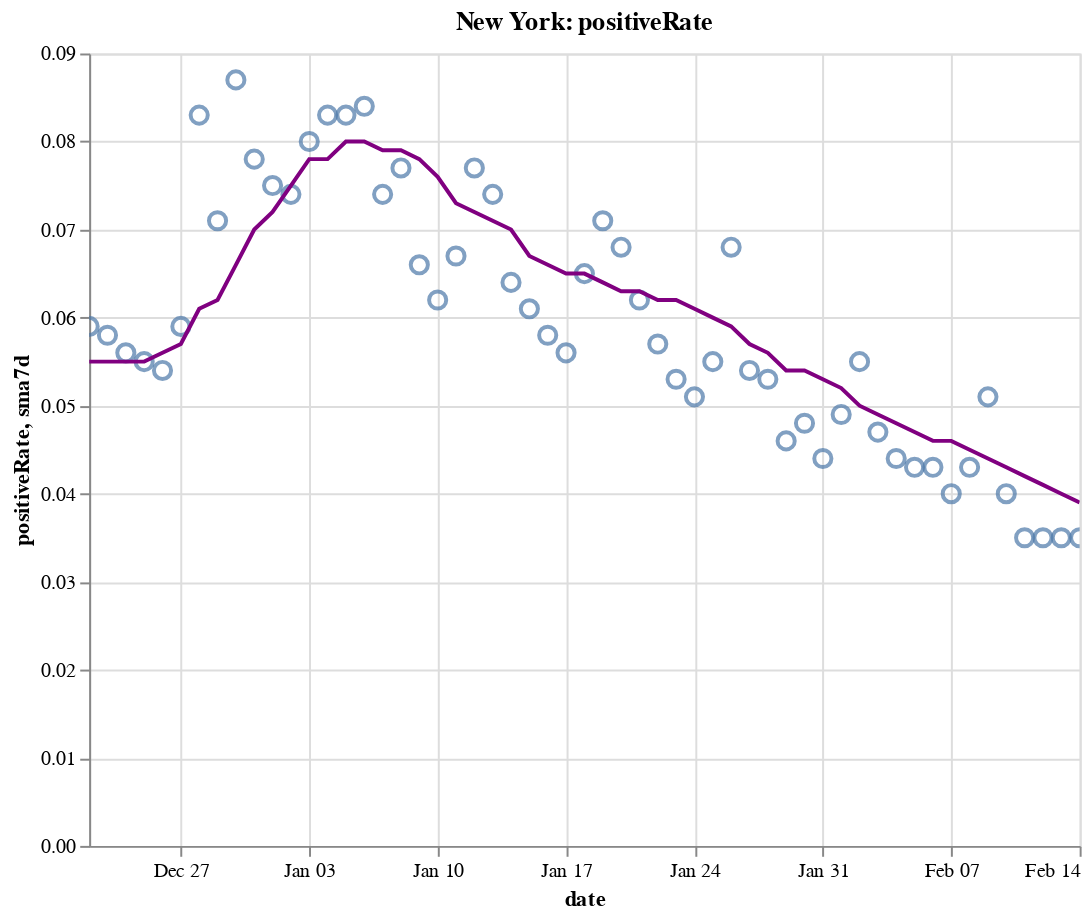

Write notebook code for a chart like this one.
### Code cell
create_plot(ny, 'positiveRate')

### Figure 1 — Vega-Lite specification as saved in the notebook (floating-point values rounded to 4 significant figures)
{"config": {"view": {"continuousWidth": 400, "continuousHeight": 300}}, "layer": [{"layer": [{"mark": {"type": "point", "size": 75}, "encoding": {"tooltip": [{"type": "temporal", "field": "date"}, {"type": "quantitative", "field": "positiveRate"}, {"type": "quantitative", "field": "sma7d"}], "x": {"type": "temporal", "field": "date"}, "y": {"type": "quantitative", "field": "positiveRate"}}, "selection": {"selector010": {"type": "interval", "bind": "scales", "encodings": ["x", "y"]}}}, {"mark": {"type": "line", "color": "purple"}, "encoding": {"x": {"type": "temporal", "field": "date"}, "y": {"type": "quantitative", "field": "sma7d"}}}]}, {"mark": {"type": "rule", "color": "#aaa"}, "encoding": {"x": {"type": "temporal", "field": "date"}}, "transform": [{"filter": {"selection": "selector009"}}]}, {"mark": "circle", "encoding": {"opacity": {"condition": {"value": 1, "selection": "selector009"}, "value": 0}, "tooltip": [{"type": "temporal", "field": "date"}, {"type": "quantitative", "field": "positiveRate"}, {"type": "quantitative", "field": "sma7d"}], "x": {"type": "temporal", "field": "date"}, "y": {"type": "quantitative", "field": "positiveRate"}}, "selection": {"selector009": {"type": "single", "encodings": ["x"], "on": "mouseover", "nearest": true, "empty": "none"}}}, {"mark": {"type": "text", "align": "left", "dx": 5, "dy": -5, "stroke": "white", "strokeWidth": 2}, "encoding": {"text": {"type": "quantitative", "field": "positiveRate"}, "tooltip": [{"type": "temporal", "field": "date"}, {"type": "quantitative", "field": "positiveRate"}, {"type": "quantitative", "field": "sma7d"}], "x": {"type": "temporal", "field": "date"}, "y": {"type": "quantitative", "field": "positiveRate"}}, "transform": [{"filter": {"selection": "selector009"}}]}, {"mark": {"type": "text", "align": "left", "dx": 5, "dy": -5}, "encoding": {"text": {"type": "quantitative", "field": "positiveRate"}, "tooltip": [{"type": "temporal", "field": "date"}, {"type": "quantitative", "field": "positiveRate"}, {"type": "quantitative", "field": "sma7d"}], "x": {"type": "temporal", "field": "date"}, "y": {"type": "quantitative", "field": "positiveRate"}}, "transform": [{"filter": {"selection": "selector009"}}]}], "data": {"name": "data-c867c57b43f49382e27d5a5094c2a815"}, "height": 400, "title": "New York: positiveRate", "width": 500, "$schema": "https://vega.github.io/schema/vega-lite/v4.8.1.json", "datasets": {"data-c867c57b43f49382e27d5a5094c2a815": [{"date": "2020-12-22T00:00:00", "totalTestResultsIncrease": 164900.0, "positiveIncrease": 9716.0, "death": 28850.0, "deathIncrease": 141.0, "positiveRate": 0.059, "state": "New York", "sma7d": 0.055}, {"date": "2020-12-23T00:00:00", "totalTestResultsIncrease": 204400.0, "positiveIncrease": 11940.0, "death": 29020.0, "deathIncrease": 166.0, "positiveRate": 0.058, "state": "New York", "sma7d": 0.055}, {"date": "2020-12-24T00:00:00", "totalTestResultsIncrease": 226300.0, "positiveIncrease": 12570.0, "death": 29150.0, "deathIncrease": 133.0, "positiveRate": 0.056, "state": "New York", "sma7d": 0.055}, {"date": "2020-12-25T00:00:00", "totalTestResultsIncrease": 226600.0, "positiveIncrease": 12450.0, "death": 29270.0, "deathIncrease": 121.0, "positiveRate": 0.055, "state": "New York", "sma7d": 0.055}, {"date": "2020-12-26T00:00:00", "totalTestResultsIncrease": 201400.0, "positiveIncrease": 10810.0, "death": 29400.0, "deathIncrease": 126.0, "positiveRate": 0.054, "state": "New York", "sma7d": 0.056}, {"date": "2020-12-27T00:00:00", "totalTestResultsIncrease": 130300.0, "positiveIncrease": 7623.0, "death": 29510.0, "deathIncrease": 115.0, "positiveRate": 0.059, "state": "New York", "sma7d": 0.057}, {"date": "2020-12-28T00:00:00", "totalTestResultsIncrease": 124900.0, "positiveIncrease": 10410.0, "death": 29630.0, "deathIncrease": 118.0, "positiveRate": 0.083, "state": "New York", "sma7d": 0.061}, {"date": "2020-12-29T00:00:00", "totalTestResultsIncrease": 160200.0, "positiveIncrease": 11440.0, "death": 29760.0, "deathIncrease": 127.0, "positiveRate": 0.071, "state": "New York", "sma7d": 0.062}, {"date": "2020-12-30T00:00:00", "totalTestResultsIncrease": 154900.0, "positiveIncrease": 13420.0, "death": 29900.0, "deathIncrease": 149.0, "positiveRate": 0.087, "state": "New York", "sma7d": 0.066}, {"date": "2020-12-31T00:00:00", "totalTestResultsIncrease": 216600.0, "positiveIncrease": 16800.0, "death": 30040.0, "deathIncrease": 135.0, "positiveRate": 0.078, "state": "New York", "sma7d": 0.07}, {"date": "2021-01-01T00:00:00", "totalTestResultsIncrease": 219300.0, "positiveIncrease": 16500.0, "death": 30210.0, "deathIncrease": 168.0, "positiveRate": 0.075, "state": "New York", "sma7d": 0.072}, {"date": "2021-01-02T00:00:00", "totalTestResultsIncrease": 202400.0, "positiveIncrease": 15070.0, "death": 30340.0, "deathIncrease": 129.0, "positiveRate": 0.074, "state": "New York", "sma7d": 0.075}, {"date": "2021-01-03T00:00:00", "totalTestResultsIncrease": 142300.0, "positiveIncrease": 11370.0, "death": 30480.0, "deathIncrease": 139.0, "positiveRate": 0.08, "state": "New York", "sma7d": 0.078}, {"date": "2021-01-04T00:00:00", "totalTestResultsIncrease": 134400.0, "positiveIncrease": 11210.0, "death": 30650.0, "deathIncrease": 172.0, "positiveRate": 0.083, "state": "New York", "sma7d": 0.078}, {"date": "2021-01-05T00:00:00", "totalTestResultsIncrease": 152400.0, "positiveIncrease": 12670.0, "death": 30800.0, "deathIncrease": 154.0, "positiveRate": 0.083, "state": "New York", "sma7d": 0.08}, {"date": "2021-01-06T00:00:00", "totalTestResultsIncrease": 197800.0, "positiveIncrease": 16650.0, "death": 30960.0, "deathIncrease": 163.0, "positiveRate": 0.084, "state": "New York", "sma7d": 0.08}, {"date": "2021-01-07T00:00:00", "totalTestResultsIncrease": 238600.0, "positiveIncrease": 17640.0, "death": 31160.0, "deathIncrease": 199.0, "positiveRate": 0.074, "state": "New York", "sma7d": 0.079}, {"date": "2021-01-08T00:00:00", "totalTestResultsIncrease": 243900.0, "positiveIncrease": 18830.0, "death": 31330.0, "deathIncrease": 165.0, "positiveRate": 0.077, "state": "New York", "sma7d": 0.079}, {"date": "2021-01-09T00:00:00", "totalTestResultsIncrease": 258000.0, "positiveIncrease": 16940.0, "death": 31520.0, "deathIncrease": 190.0, "positiveRate": 0.066, "state": "New York", "sma7d": 0.078}, {"date": "2021-01-10T00:00:00", "totalTestResultsIncrease": 246800.0, "positiveIncrease": 15360.0, "death": 31670.0, "deathIncrease": 153.0, "positiveRate": 0.062, "state": "New York", "sma7d": 0.076}, {"date": "2021-01-11T00:00:00", "totalTestResultsIncrease": 203900.0, "positiveIncrease": 13710.0, "death": 31840.0, "deathIncrease": 169.0, "positiveRate": 0.067, "state": "New York", "sma7d": 0.073}, {"date": "2021-01-12T00:00:00", "totalTestResultsIncrease": 196700.0, "positiveIncrease": 15210.0, "death": 32010.0, "deathIncrease": 166.0, "positiveRate": 0.077, "state": "New York", "sma7d": 0.072}, {"date": "2021-01-13T00:00:00", "totalTestResultsIncrease": 196900.0, "positiveIncrease": 14580.0, "death": 32180.0, "deathIncrease": 168.0, "positiveRate": 0.074, "state": "New York", "sma7d": 0.071}, {"date": "2021-01-14T00:00:00", "totalTestResultsIncrease": 212600.0, "positiveIncrease": 13660.0, "death": 32380.0, "deathIncrease": 204.0, "positiveRate": 0.064, "state": "New York", "sma7d": 0.07}, {"date": "2021-01-15T00:00:00", "totalTestResultsIncrease": 324700.0, "positiveIncrease": 19940.0, "death": 32570.0, "deathIncrease": 187.0, "positiveRate": 0.061, "state": "New York", "sma7d": 0.067}, {"date": "2021-01-16T00:00:00", "totalTestResultsIncrease": 277300.0, "positiveIncrease": 16000.0, "death": 32720.0, "deathIncrease": 159.0, "positiveRate": 0.058, "state": "New York", "sma7d": 0.066}, {"date": "2021-01-17T00:00:00", "totalTestResultsIncrease": 246500.0, "positiveIncrease": 13840.0, "death": 32900.0, "deathIncrease": 172.0, "positiveRate": 0.056, "state": "New York", "sma7d": 0.065}, {"date": "2021-01-18T00:00:00", "totalTestResultsIncrease": 186200.0, "positiveIncrease": 12180.0, "death": 33050.0, "deathIncrease": 155.0, "positiveRate": 0.065, "state": "New York", "sma7d": 0.065}, {"date": "2021-01-19T00:00:00", "totalTestResultsIncrease": 177300.0, "positiveIncrease": 12510.0, "death": 33220.0, "deathIncrease": 172.0, "positiveRate": 0.071, "state": "New York", "sma7d": 0.064}, {"date": "2021-01-20T00:00:00", "totalTestResultsIncrease": 195400.0, "positiveIncrease": 13360.0, "death": 33420.0, "deathIncrease": 191.0, "positiveRate": 0.068, "state": "New York", "sma7d": 0.063}, {"date": "2021-01-21T00:00:00", "totalTestResultsIncrease": 224600.0, "positiveIncrease": 13890.0, "death": 33590.0, "deathIncrease": 179.0, "positiveRate": 0.062, "state": "New York", "sma7d": 0.063}, {"date": "2021-01-22T00:00:00", "totalTestResultsIncrease": 268000.0, "positiveIncrease": 15140.0, "death": 33760.0, "deathIncrease": 169.0, "positiveRate": 0.057, "state": "New York", "sma7d": 0.062}, {"date": "2021-01-23T00:00:00", "totalTestResultsIncrease": 262100.0, "positiveIncrease": 13790.0, "death": 33910.0, "deathIncrease": 144.0, "positiveRate": 0.053, "state": "New York", "sma7d": 0.062}, {"date": "2021-01-24T00:00:00", "totalTestResultsIncrease": 250000.0, "positiveIncrease": 12720.0, "death": 34070.0, "deathIncrease": 162.0, "positiveRate": 0.051, "state": "New York", "sma7d": 0.061}, {"date": "2021-01-25T00:00:00", "totalTestResultsIncrease": 219500.0, "positiveIncrease": 12000.0, "death": 34240.0, "deathIncrease": 173.0, "positiveRate": 0.055, "state": "New York", "sma7d": 0.06}, {"date": "2021-01-26T00:00:00", "totalTestResultsIncrease": 162900.0, "positiveIncrease": 11060.0, "death": 34410.0, "deathIncrease": 165.0, "positiveRate": 0.068, "state": "New York", "sma7d": 0.059}, {"date": "2021-01-27T00:00:00", "totalTestResultsIncrease": 202700.0, "positiveIncrease": 11030.0, "death": 34580.0, "deathIncrease": 172.0, "positiveRate": 0.054, "state": "New York", "sma7d": 0.057}, {"date": "2021-01-28T00:00:00", "totalTestResultsIncrease": 250700.0, "positiveIncrease": 13400.0, "death": 34740.0, "deathIncrease": 163.0, "positiveRate": 0.053, "state": "New York", "sma7d": 0.056}, {"date": "2021-01-29T00:00:00", "totalTestResultsIncrease": 270500.0, "positiveIncrease": 12580.0, "death": 34890.0, "deathIncrease": 151.0, "positiveRate": 0.046, "state": "New York", "sma7d": 0.054}, {"date": "2021-01-30T00:00:00", "totalTestResultsIncrease": 269400.0, "positiveIncrease": 12800.0, "death": 35040.0, "deathIncrease": 143.0, "positiveRate": 0.048, "state": "New York", "sma7d": 0.054}, {"date": "2021-01-31T00:00:00", "totalTestResultsIncrease": 243100.0, "positiveIncrease": 10790.0, "death": 35180.0, "deathIncrease": 142.0, "positiveRate": 0.044, "state": "New York", "sma7d": 0.053}, {"date": "2021-02-01T00:00:00", "totalTestResultsIncrease": 175000.0, "positiveIncrease": 8508.0, "death": 35320.0, "deathIncrease": 141.0, "positiveRate": 0.049, "state": "New York", "sma7d": 0.052}, {"date": "2021-02-02T00:00:00", "totalTestResultsIncrease": 150200.0, "positiveIncrease": 8215.0, "death": 35470.0, "deathIncrease": 147.0, "positiveRate": 0.055, "state": "New York", "sma7d": 0.05}, {"date": "2021-02-03T00:00:00", "totalTestResultsIncrease": 126500.0, "positiveIncrease": 5925.0, "death": 35630.0, "deathIncrease": 165.0, "positiveRate": 0.047, "state": "New York", "sma7d": 0.049}, {"date": "2021-02-04T00:00:00", "totalTestResultsIncrease": 169200.0, "positiveIncrease": 7414.0, "death": 35770.0, "deathIncrease": 136.0, "positiveRate": 0.044, "state": "New York", "sma7d": 0.048}, {"date": "2021-02-05T00:00:00", "totalTestResultsIncrease": 203600.0, "positiveIncrease": 8777.0, "death": 35920.0, "deathIncrease": 153.0, "positiveRate": 0.043, "state": "New York", "sma7d": 0.047}, {"date": "2021-02-06T00:00:00", "totalTestResultsIncrease": 261300.0, "positiveIncrease": 11250.0, "death": 36080.0, "deathIncrease": 159.0, "positiveRate": 0.043, "state": "New York", "sma7d": 0.046}, {"date": "2021-02-07T00:00:00", "totalTestResultsIncrease": 250900.0, "positiveIncrease": 10020.0, "death": 36220.0, "deathIncrease": 145.0, "positiveRate": 0.04, "state": "New York", "sma7d": 0.046}, {"date": "2021-02-08T00:00:00", "totalTestResultsIncrease": 197200.0, "positiveIncrease": 8448.0, "death": 36340.0, "deathIncrease": 115.0, "positiveRate": 0.043, "state": "New York", "sma7d": 0.045}, {"date": "2021-02-09T00:00:00", "totalTestResultsIncrease": 153600.0, "positiveIncrease": 7866.0, "death": 36480.0, "deathIncrease": 142.0, "positiveRate": 0.051, "state": "New York", "sma7d": 0.044}, {"date": "2021-02-10T00:00:00", "totalTestResultsIncrease": 176800.0, "positiveIncrease": 7101.0, "death": 36620.0, "deathIncrease": 138.0, "positiveRate": 0.04, "state": "New York", "sma7d": 0.043}, {"date": "2021-02-11T00:00:00", "totalTestResultsIncrease": 285500.0, "positiveIncrease": 10100.0, "death": 36740.0, "deathIncrease": 124.0, "positiveRate": 0.035, "state": "New York", "sma7d": 0.042}, {"date": "2021-02-12T00:00:00", "totalTestResultsIncrease": 237100.0, "positiveIncrease": 8404.0, "death": 36880.0, "deathIncrease": 139.0, "positiveRate": 0.035, "state": "New York", "sma7d": 0.041}, {"date": "2021-02-13T00:00:00", "totalTestResultsIncrease": 253600.0, "positiveIncrease": 8763.0, "death": 37010.0, "deathIncrease": 127.0, "positiveRate": 0.035, "state": "New York", "sma7d": 0.04}, {"date": "2021-02-14T00:00:00", "totalTestResultsIncrease": 234700.0, "positiveIncrease": 8316.0, "death": 37120.0, "deathIncrease": 109.0, "positiveRate": 0.035, "state": "New York", "sma7d": 0.039}]}}
